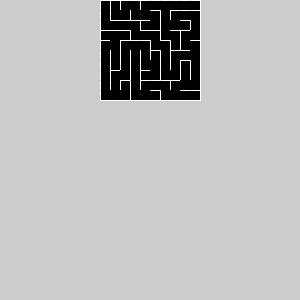
Frame 1 (no input)
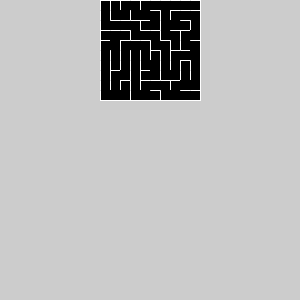
Frame 60 (the mouse pressed at the canvas centre just before this capture)
Frame 120 (the mouse held since frame 60 and released just before this capture): identical to frame 60, image omitted

The Processing sketch that drew these frames (run headless with seeded random() and noise(); from frame 60 on, the mouse is pressed at the canvas centre):

// Processing sketch: v0
// ── v0.pde
Maze m;

void setup() {
  size(300, 300);
  m = new Maze(10, 10);
  m.mazeify();
}

void draw() {
  m.draw();
}

// ── Maze.pde
import java.util.*;

class Maze {
  Square[][] grid;
  Square current;
  Stack<Square> stack;
  int numVisited;
  
  public Maze(int rows, int cols) {
    grid = new Square[rows][cols];
    for (int r=0; r<rows; r++) {
      for (int c=0; c<cols; c++) {
        Square temp = new Square(r, c);
        grid[r][c] = temp;
      }
    }
    current = grid[0][0]; //it dont matter which one
    stack = new Stack<Square>();
    numVisited = 0;
  }
  
  // ~~~~~~~~~~~~~~~~~~~~~~~~~~~~~~~~~~~~~~~~~~~~~~~~~~~~~~~~~~
  void draw() {
    for(int r=0; r<grid.length; r++) {
      for (int c=0; c<grid[0].length; c++) {
        grid[r][c].draw();
      }
    }
  }
  // ~~~~~~~~~~~~~~~~~~~~~~~~~~~~~~~~~~~~~~~~~~~~~~~~~~~~~~~~~~
  
  public String mazeString() {
    String ret = "";
    for (int i=0; i<2*(2*grid[0].length+1); i++) {ret+="#";}
    ret += "\n";
    for (int r=0; r<grid.length; r++) {
      String row = "##";
      String below = "##";
      for (int c=0; c<grid[0].length; c++) {
        row += "  ";
        if (grid[r][c].walls[1] == true) row += "##";
        else row += "  ";
        if (grid[r][c].walls[2] == true) below += "##";
        else below += "  ";
        below += "##";
      }
      row += "\n";
      below += "\n";
      ret += row;
      ret += below;
    }
    return ret;
  }
  
  public void mazeify() {
    while (true) {
      current.isVisited = true;
      Square next = current.pickNeighbor();
      if (next != null) {
        stack.push(current);
        merge(current, next);
        current = next;
      } else if (stack.size() > 0) {
        current = stack.pop();
      } else break;
    }
  }
  
  // assuming off by one
  public void merge(Square curr, Square nex) {
    int xdiff = nex.c - curr.c; //yes. final - init
    int ydiff = nex.r - curr.r;

    if (ydiff == -1) {
      curr.walls[0] = false;
      nex.walls[2] = false;
    } 
    if (xdiff == 1) {
      curr.walls[1] = false;
      nex.walls[3] = false;
    }
    if (ydiff == 1) {
      curr.walls[2] = false;
      nex.walls[0] = false;
    }
    if (xdiff == -1) {
      curr.walls[3] = false;
      nex.walls[1] = false;
    }
  }
  
  // ~~~~~~~~~~~~~~~~~~~~~~~~~~~~~~~~~~~~~~~~~~~~~~~~~~~~~~~~~~
  class Square {
    int r, c;
    //Square[] neighbors;
    boolean isVisited;
    boolean[] walls = { true, true, true, true }; //cw from top

    public Square(int r, int c) {
      this.r = r;
      this.c = c;
      isVisited = false;
    }

    // returns random neighbor of this sq if one exists
    // else returns null
    public Square pickNeighbor() {
      ArrayList<Square> neighbors = new ArrayList<Square>();
      if (this.r > 0 && grid[r-1][c].isVisited == false) { neighbors.add(grid[r-1][c]); }
      if (this.c < grid[0].length-1 && grid[r][c+1].isVisited == false) { neighbors.add(grid[r][c+1]); }
      if (this.r < grid.length-1 && grid[r+1][c].isVisited == false) { neighbors.add(grid[r+1][c]); }
      if (this.c > 0 && grid[r][c-1].isVisited == false) { neighbors.add(grid[r][c-1]); }

      if (neighbors.size() == 0) return null;
      else {
        int rand = (int)(Math.random() * neighbors.size());
        return neighbors.get(rand);
      }
    }
    
    void draw() {
      int wid = 10;
      int xOffset = 100;
      int yOffset = 0;
      int x = c*wid + xOffset;
      int y = r*wid + yOffset;
      fill(0);
      noStroke();
      rect(x, y, wid, wid);
      stroke(255);
      if (walls[0]) {
        line(x, y, x+wid, y);
      }
      if (walls[1]) {
        line(x+wid, y, x+wid, y+wid);
      }
      if (walls[2]) {
        line(x+wid, y+wid, x, y+wid);
      }
      if (walls[3]) {
        line(x, y+wid, x, y);
      }
    }

  }
  // ~~~~~~~~~~~~~~~~~~~~~~~~~~~~~~~~~~~~~~~~~~~~~~~~~~~~~~~~~~

}

// ── Player.pde
class Player {
  int health;
  int points;
  // etc etc idc
  
  Square pos;
  
}

// ── Square.pde
class Square {
  int r, c;
  //Square[] neighbors;
  boolean isVisited;
  boolean[] walls = { true, true, true, true }; //cw from top

  public Square(int r, int c) {
    this.r = r;
    this.c = c;
    isVisited = false;
  }

  // returns random neighbor of this sq if one exists
  // else returns null
  public Square pickNeighbor(Square[][] grid) {
    ArrayList<Square> neighbors = new ArrayList<Square>();
    if (this.r > 0 && grid[r-1][c].isVisited == false) { neighbors.add(grid[r-1][c]); }
    if (this.c < grid[0].length-1 && grid[r][c+1].isVisited == false) { neighbors.add(grid[r][c+1]); }
    if (this.r < grid.length-1 && grid[r+1][c].isVisited == false) { neighbors.add(grid[r+1][c]); }
    if (this.c > 0 && grid[r][c-1].isVisited == false) { neighbors.add(grid[r][c-1]); }

    if (neighbors.size() == 0) return null;
    else {
      int rand = (int)(Math.random() * neighbors.size());
      return neighbors.get(rand);
    }
  }
    
  void draw() {
    int wid = 6;
    int xOffset = 263;
    int yOffset = 0;
    int x = c*wid + xOffset;
    int y = r*wid + yOffset;
    fill(0);
    noStroke();
    rect(x, y, wid, wid);
    stroke(255);
    if (walls[0]) {
      line(x, y, x+wid, y);
    }
    if (walls[1]) {
      line(x+wid, y, x+wid, y+wid);
    }
    if (walls[2]) {
      line(x+wid, y+wid, x, y+wid);
    }
    if (walls[3]) {
      line(x, y+wid, x, y);
    }
  }

}
